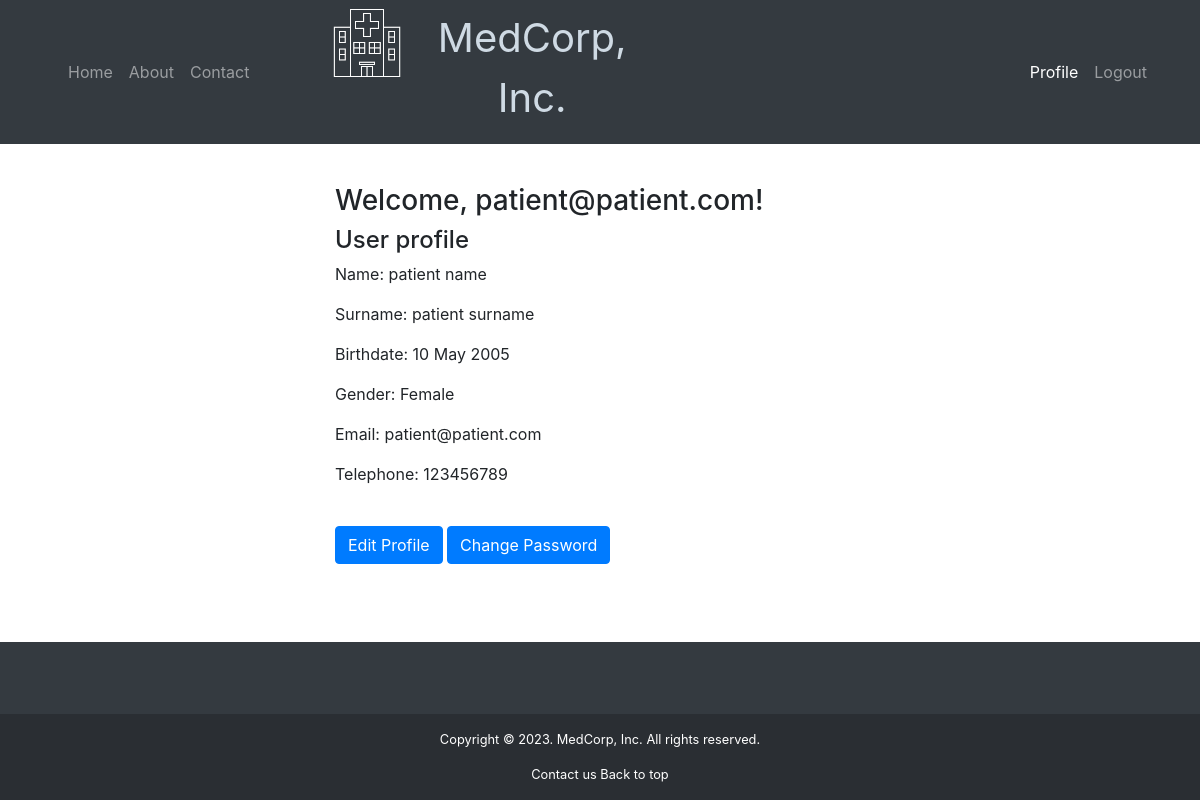
Screenshot of /profile/5 (signed in) with the database file from the repository.
### library/db/models.py (models this page shows)
class Profile(db.Model):
    __tablename__ = 'profile'
    _id = db.Column(db.Integer, primary_key=True, autoincrement=True)
    name = db.Column(db.String(100), unique=False)
    surname = db.Column(db.String(100), unique=False)
    birthdate = db.Column(db.DateTime, unique=False)
    gender = db.Column(db.String(10))
    email = db.Column(db.String(100), unique=True)
    telephone = db.Column(db.Integer, unique=False)
    insurance = db.Column(db.Boolean)
    userid = db.Column(db.Integer, db.ForeignKey("user._id"), nullable=False, unique=True)
    createdDate = db.Column(db.DateTime,
                            default=datetime.utcnow, nullable=False)
    user = db.relationship("User", uselist=False, cascade="delete")
    def get_birthdate(self):
        if self.birthdate:
            return self.birthdate.strftime('%e %B %Y')
        return ''

### library/routes/routes.py (the view)
@pages.route("/profile/<int:_id>", methods=["GET", "POST"])
@login_required
def profile(_id: int):
    if request.method == "GET":
        profile_data = Profile.query.filter_by(userid=_id).first()
        if not profile_data:
            abort(404)
        if not current_user.isAdmin:
            if current_user._id != _id:
                abort(403)
        return render_template("user/profile.html", profile_data=profile_data)

### library/app.py (called while the page is built)
def create_app():
    app = Flask(__name__)
    app.config["SECRET_KEY"] = os.environ.get(
        "SECRET_KEY", "c544081efca90d112b80ff0ce139dd98")
    app.config['SQLALCHEMY_DATABASE_URI'] = 'sqlite:///test.db'
    migrate.init_app(app, db)
    db.init_app(app)
    with app.app_context():
        db.create_all()
    app.register_blueprint(pages)
    app.register_blueprint(authorize)
    app.register_blueprint(doctor)
    app.register_blueprint(admin)
    login_manager = LoginManager()
    login_manager.init_app(app)
    login_manager.login_view = "authorize.login"
    @login_manager.user_loader
    def load_user(user_id):
        return User.query.get(int(user_id))
    return app

### library/templates/user/profile.html (shortened to what this page needs)
{% extends 'layout.html' %}
{% block main_content %}
{% if profile_data %}
<h3> Welcome, {{ profile_data.email }}!</h3>
<h4> User profile</h4>
<p> Name: {{ profile_data.name }} </p>
<p> Surname: {{ profile_data.surname }} </p>
<p> Birthdate: {{ profile_data.get_birthdate() }} </p>
<p> Gender: {{ profile_data.gender }}</p>
<p> Email: {{ profile_data.email }} </p>
<p> Telephone: {{ profile_data.telephone }} </p>
<br>
<a href="{{ url_for('pages.edit_profile', _id=profile_data._id) }}" class="btn btn-primary">Edit Profile</a>
<a href="{{ url_for('authorize.change_password',  _id=profile_data._id )}}" class="btn btn-primary">Change Password</a>
{% else %}
<h3> User not found </h3>
<p> The User with specified ID does not exist. </p>
{% endif %}
{% endblock %}

### library/static/css/main.css (style rules this page uses)
*, *::before, *::after { box-sizing: border-box; margin: 0; padding: 0; }
html, body { height: 100%; width: 100%; margin: 0; display: table; }

### rows the page displays
Profile: email "patient@patient.com", name "patient name", surname "patient surname", get_birthdate "10 May 2005", gender "Female", telephone "123456789"
